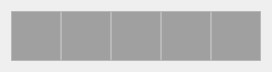
  <widget class="QWidget" name="layoutWidget">
   <property name="geometry">
    <rect>
     <x>59</x>
     <y>305</y>
     <width>252</width>
     <height>52</height>
    </rect>
   </property>
   <layout class="QHBoxLayout" name="horizontalLayout_6">
    <property name="spacing">
     <number>0</number>
    </property>
    <item>
     <widget class="QTextBrowser" name="T61">
      <property name="enabled">
       <bool>false</bool>
      </property>
      <property name="maximumSize">
       <size>
        <width>50</width>
        <height>50</height>
       </size>
      </property>
      <property name="palette">
       <palette>
        <active>
         <colorrole role="Base">
          <brush brushstyle="SolidPattern">
           <color alpha="255">
            <red>160</red>
            <green>160</green>
            <blue>160</blue>
           </color>
          </brush>
         </colorrole>
        </active>
        <inactive>
         <colorrole role="Base">
          <brush brushstyle="SolidPattern">
           <color alpha="255">
            <red>160</red>
            <green>160</green>
            <blue>160</blue>
           </color>
          </brush>
         </colorrole>
        </inactive>
        <disabled>
         <colorrole role="Base">
          <brush brushstyle="SolidPattern">
           <color alpha="255">
            <red>160</red>
            <green>160</green>
            <blue>160</blue>
           </color>
          </brush>
         </colorrole>
        </disabled>
       </palette>
      </property>
      <property name="font">
       <font>
        <pointsize>25</pointsize>
       </font>
      </property>
      <property name="autoFormatting">
       <set>QTextEdit::AutoBulletList</set>
      </property>
      <property name="html">
       <string>&lt;!DOCTYPE HTML PUBLIC &quot;-//W3C//DTD HTML 4.0//EN&quot; &quot;http://www.w3.org/TR/REC-html40/strict.dtd&quot;&gt;
&lt;html&gt;&lt;head&gt;&lt;meta name=&quot;qrichtext&quot; content=&quot;1&quot; /&gt;&lt;style type=&quot;text/css&quot;&gt;
p, li { white-space: pre-wrap; }
&lt;/style&gt;&lt;/head&gt;&lt;body style=&quot; font-family:'MS Shell Dlg 2'; font-size:25pt; font-weight:400; font-style:normal;&quot;&gt;
&lt;p style=&quot;-qt-paragraph-type:empty; margin-top:0px; margin-bottom:0px; margin-left:0px; margin-right:0px; -qt-block-indent:0; text-indent:0px;&quot;&gt;&lt;br /&gt;&lt;/p&gt;&lt;/body&gt;&lt;/html&gt;</string>
      </property>
      <property name="overwriteMode">
       <bool>true</bool>
      </property>
      <property name="textInteractionFlags">
       <set>Qt::LinksAccessibleByKeyboard|Qt::LinksAccessibleByMouse|Qt::TextBrowserInteraction|Qt::TextEditable|Qt::TextSelectableByMouse</set>
      </property>
      <property name="placeholderText">
       <string/>
      </property>
     </widget>
    </item>
    <item>
     <widget class="QTextBrowser" name="T62">
      <property name="enabled">
       <bool>false</bool>
      </property>
      <property name="maximumSize">
       <size>
        <width>50</width>
        <height>50</height>
       </size>
      </property>
      <property name="palette">
       <palette>
        <active>
         <colorrole role="Base">
          <brush brushstyle="SolidPattern">
           <color alpha="255">
            <red>160</red>
            <green>160</green>
            <blue>160</blue>
           </color>
          </brush>
         </colorrole>
        </active>
        <inactive>
         <colorrole role="Base">
          <brush brushstyle="SolidPattern">
           <color alpha="255">
            <red>160</red>
            <green>160</green>
            <blue>160</blue>
           </color>
          </brush>
         </colorrole>
        </inactive>
        <disabled>
         <colorrole role="Base">
          <brush brushstyle="SolidPattern">
           <color alpha="255">
            <red>160</red>
            <green>160</green>
            <blue>160</blue>
           </color>
          </brush>
         </colorrole>
        </disabled>
       </palette>
      </property>
      <property name="font">
       <font>
        <pointsize>25</pointsize>
       </font>
      </property>
      <property name="autoFormatting">
       <set>QTextEdit::AutoBulletList</set>
      </property>
      <property name="html">
       <string>&lt;!DOCTYPE HTML PUBLIC &quot;-//W3C//DTD HTML 4.0//EN&quot; &quot;http://www.w3.org/TR/REC-html40/strict.dtd&quot;&gt;
&lt;html&gt;&lt;head&gt;&lt;meta name=&quot;qrichtext&quot; content=&quot;1&quot; /&gt;&lt;style type=&quot;text/css&quot;&gt;
p, li { white-space: pre-wrap; }
&lt;/style&gt;&lt;/head&gt;&lt;body style=&quot; font-family:'MS Shell Dlg 2'; font-size:25pt; font-weight:400; font-style:normal;&quot;&gt;
&lt;p style=&quot;-qt-paragraph-type:empty; margin-top:0px; margin-bottom:0px; margin-left:0px; margin-right:0px; -qt-block-indent:0; text-indent:0px;&quot;&gt;&lt;br /&gt;&lt;/p&gt;&lt;/body&gt;&lt;/html&gt;</string>
      </property>
      <property name="overwriteMode">
       <bool>true</bool>
      </property>
      <property name="textInteractionFlags">
       <set>Qt::LinksAccessibleByKeyboard|Qt::LinksAccessibleByMouse|Qt::TextBrowserInteraction|Qt::TextEditable|Qt::TextSelectableByMouse</set>
      </property>
      <property name="placeholderText">
       <string/>
      </property>
     </widget>
    </item>
    <item>
     <widget class="QTextBrowser" name="T63">
      <property name="enabled">
       <bool>false</bool>
      </property>
      <property name="maximumSize">
       <size>
        <width>50</width>
        <height>50</height>
       </size>
      </property>
      <property name="palette">
       <palette>
        <active>
         <colorrole role="Base">
          <brush brushstyle="SolidPattern">
           <color alpha="255">
            <red>160</red>
            <green>160</green>
            <blue>160</blue>
           </color>
          </brush>
         </colorrole>
        </active>
        <inactive>
         <colorrole role="Base">
          <brush brushstyle="SolidPattern">
           <color alpha="255">
            <red>160</red>
            <green>160</green>
            <blue>160</blue>
           </color>
          </brush>
         </colorrole>
        </inactive>
        <disabled>
         <colorrole role="Base">
          <brush brushstyle="SolidPattern">
           <color alpha="255">
            <red>160</red>
            <green>160</green>
            <blue>160</blue>
           </color>
          </brush>
         </colorrole>
        </disabled>
       </palette>
      </property>
      <property name="font">
       <font>
        <pointsize>25</pointsize>
       </font>
      </property>
      <property name="autoFormatting">
       <set>QTextEdit::AutoBulletList</set>
      </property>
      <property name="html">
       <string>&lt;!DOCTYPE HTML PUBLIC &quot;-//W3C//DTD HTML 4.0//EN&quot; &quot;http://www.w3.org/TR/REC-html40/strict.dtd&quot;&gt;
&lt;html&gt;&lt;head&gt;&lt;meta name=&quot;qrichtext&quot; content=&quot;1&quot; /&gt;&lt;style type=&quot;text/css&quot;&gt;
p, li { white-space: pre-wrap; }
&lt;/style&gt;&lt;/head&gt;&lt;body style=&quot; font-family:'MS Shell Dlg 2'; font-size:25pt; font-weight:400; font-style:normal;&quot;&gt;
&lt;p style=&quot;-qt-paragraph-type:empty; margin-top:0px; margin-bottom:0px; margin-left:0px; margin-right:0px; -qt-block-indent:0; text-indent:0px;&quot;&gt;&lt;br /&gt;&lt;/p&gt;&lt;/body&gt;&lt;/html&gt;</string>
      </property>
      <property name="overwriteMode">
       <bool>true</bool>
      </property>
      <property name="textInteractionFlags">
       <set>Qt::LinksAccessibleByKeyboard|Qt::LinksAccessibleByMouse|Qt::TextBrowserInteraction|Qt::TextEditable|Qt::TextSelectableByMouse</set>
      </property>
      <property name="placeholderText">
       <string/>
      </property>
     </widget>
    </item>
    <item>
     <widget class="QTextBrowser" name="T64">
      <property name="enabled">
       <bool>false</bool>
      </property>
      <property name="maximumSize">
       <size>
        <width>50</width>
        <height>50</height>
       </size>
      </property>
      <property name="palette">
       <palette>
        <active>
         <colorrole role="Base">
          <brush brushstyle="SolidPattern">
           <color alpha="255">
            <red>160</red>
            <green>160</green>
            <blue>160</blue>
           </color>
          </brush>
         </colorrole>
        </active>
        <inactive>
         <colorrole role="Base">
          <brush brushstyle="SolidPattern">
           <color alpha="255">
            <red>160</red>
            <green>160</green>
            <blue>160</blue>
           </color>
          </brush>
         </colorrole>
        </inactive>
        <disabled>
         <colorrole role="Base">
          <brush brushstyle="SolidPattern">
           <color alpha="255">
            <red>160</red>
            <green>160</green>
            <blue>160</blue>
           </color>
          </brush>
         </colorrole>
        </disabled>
       </palette>
      </property>
      <property name="font">
       <font>
        <pointsize>25</pointsize>
       </font>
      </property>
      <property name="autoFormatting">
       <set>QTextEdit::AutoBulletList</set>
      </property>
      <property name="html">
       <string>&lt;!DOCTYPE HTML PUBLIC &quot;-//W3C//DTD HTML 4.0//EN&quot; &quot;http://www.w3.org/TR/REC-html40/strict.dtd&quot;&gt;
&lt;html&gt;&lt;head&gt;&lt;meta name=&quot;qrichtext&quot; content=&quot;1&quot; /&gt;&lt;style type=&quot;text/css&quot;&gt;
p, li { white-space: pre-wrap; }
&lt;/style&gt;&lt;/head&gt;&lt;body style=&quot; font-family:'MS Shell Dlg 2'; font-size:25pt; font-weight:400; font-style:normal;&quot;&gt;
&lt;p style=&quot;-qt-paragraph-type:empty; margin-top:0px; margin-bottom:0px; margin-left:0px; margin-right:0px; -qt-block-indent:0; text-indent:0px;&quot;&gt;&lt;br /&gt;&lt;/p&gt;&lt;/body&gt;&lt;/html&gt;</string>
      </property>
      <property name="overwriteMode">
       <bool>true</bool>
      </property>
      <property name="textInteractionFlags">
       <set>Qt::LinksAccessibleByKeyboard|Qt::LinksAccessibleByMouse|Qt::TextBrowserInteraction|Qt::TextEditable|Qt::TextSelectableByMouse</set>
      </property>
      <property name="placeholderText">
       <string/>
      </property>
     </widget>
    </item>
    <item>
     <widget class="QTextBrowser" name="T65">
      <property name="enabled">
       <bool>false</bool>
      </property>
      <property name="maximumSize">
       <size>
        <width>50</width>
        <height>50</height>
       </size>
      </property>
      <property name="palette">
       <palette>
        <active>
         <colorrole role="Base">
          <brush brushstyle="SolidPattern">
           <color alpha="255">
            <red>160</red>
            <green>160</green>
            <blue>160</blue>
           </color>
          </brush>
         </colorrole>
        </active>
        <inactive>
         <colorrole role="Base">
          <brush brushstyle="SolidPattern">
           <color alpha="255">
            <red>160</red>
            <green>160</green>
            <blue>160</blue>
           </color>
          </brush>
         </colorrole>
        </inactive>
        <disabled>
         <colorrole role="Base">
          <brush brushstyle="SolidPattern">
           <color alpha="255">
            <red>160</red>
            <green>160</green>
            <blue>160</blue>
           </color>
          </brush>
         </colorrole>
        </disabled>
       </palette>
      </property>
      <property name="font">
       <font>
        <pointsize>25</pointsize>
       </font>
      </property>
      <property name="autoFormatting">
       <set>QTextEdit::AutoBulletList</set>
      </property>
      <property name="html">
       <string>&lt;!DOCTYPE HTML PUBLIC &quot;-//W3C//DTD HTML 4.0//EN&quot; &quot;http://www.w3.org/TR/REC-html40/strict.dtd&quot;&gt;
&lt;html&gt;&lt;head&gt;&lt;meta name=&quot;qrichtext&quot; content=&quot;1&quot; /&gt;&lt;style type=&quot;text/css&quot;&gt;
p, li { white-space: pre-wrap; }
&lt;/style&gt;&lt;/head&gt;&lt;body style=&quot; font-family:'MS Shell Dlg 2'; font-size:25pt; font-weight:400; font-style:normal;&quot;&gt;
&lt;p style=&quot;-qt-paragraph-type:empty; margin-top:0px; margin-bottom:0px; margin-left:0px; margin-right:0px; -qt-block-indent:0; text-indent:0px;&quot;&gt;&lt;br /&gt;&lt;/p&gt;&lt;/body&gt;&lt;/html&gt;</string>
      </property>
      <property name="overwriteMode">
       <bool>true</bool>
      </property>
      <property name="textInteractionFlags">
       <set>Qt::LinksAccessibleByKeyboard|Qt::LinksAccessibleByMouse|Qt::TextBrowserInteraction|Qt::TextEditable|Qt::TextSelectableByMouse</set>
      </property>
      <property name="placeholderText">
       <string/>
      </property>
     </widget>
    </item>
   </layout>
  </widget>
